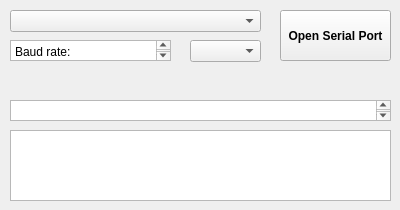
<?xml version="1.0" encoding="UTF-8"?>
<ui version="4.0">
 <class>cubes_control</class>
 <widget class="QWidget" name="cubes_control">
  <property name="geometry">
   <rect>
    <x>0</x>
    <y>0</y>
    <width>400</width>
    <height>210</height>
   </rect>
  </property>
  <property name="windowTitle">
   <string>CUBES Control Program</string>
  </property>
  <widget class="QPlainTextEdit" name="textToSend">
   <property name="geometry">
    <rect>
     <x>10</x>
     <y>100</y>
     <width>381</width>
     <height>21</height>
    </rect>
   </property>
  </widget>
  <widget class="QPlainTextEdit" name="textMsgs">
   <property name="geometry">
    <rect>
     <x>10</x>
     <y>130</y>
     <width>381</width>
     <height>71</height>
    </rect>
   </property>
  </widget>
  <widget class="QComboBox" name="cbSerialPorts">
   <property name="geometry">
    <rect>
     <x>10</x>
     <y>10</y>
     <width>251</width>
     <height>22</height>
    </rect>
   </property>
  </widget>
  <widget class="QPushButton" name="btnOpenSerialPort">
   <property name="geometry">
    <rect>
     <x>280</x>
     <y>10</y>
     <width>111</width>
     <height>51</height>
    </rect>
   </property>
   <property name="font">
    <font>
     <weight>75</weight>
     <bold>true</bold>
    </font>
   </property>
   <property name="text">
    <string>Open Serial Port</string>
   </property>
  </widget>
  <widget class="QPlainTextEdit" name="plainTextEdit">
   <property name="geometry">
    <rect>
     <x>10</x>
     <y>40</y>
     <width>161</width>
     <height>21</height>
    </rect>
   </property>
   <property name="plainText">
    <string>Baud rate:</string>
   </property>
  </widget>
  <widget class="QComboBox" name="comboBox">
   <property name="geometry">
    <rect>
     <x>190</x>
     <y>40</y>
     <width>71</width>
     <height>22</height>
    </rect>
   </property>
  </widget>
 </widget>
 <resources/>
 <connections/>
</ui>
